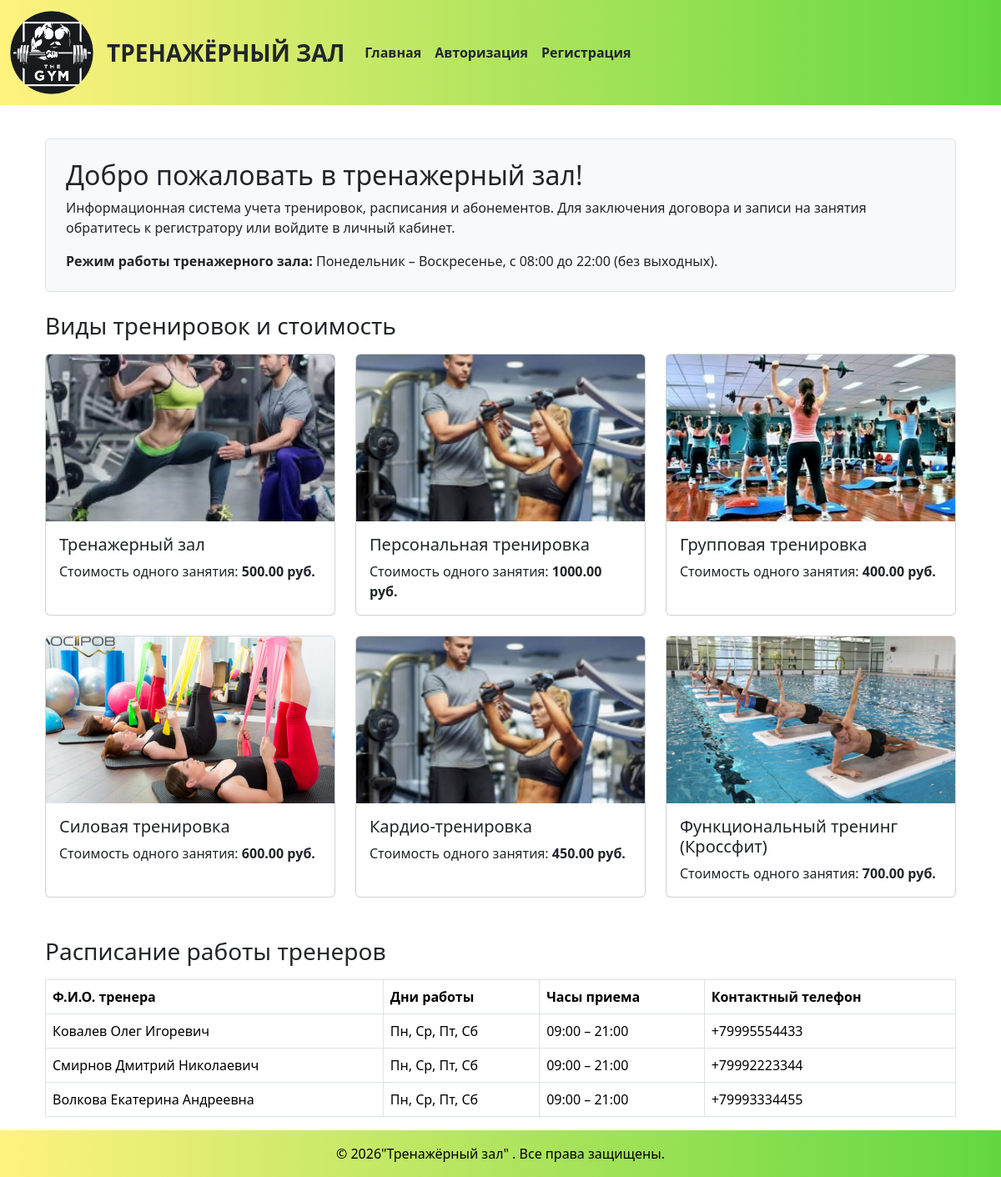
The page / on the database its author committed.
### tables this page shows
CREATE TABLE `workout_types` (
  `id` int(11) NOT NULL,
  `title` varchar(100) NOT NULL,
  `price` decimal(10,2) NOT NULL,
  `img` varchar(255) DEFAULT NULL,
  `price_factor` decimal(4,2) NOT NULL DEFAULT '0.30'
);

CREATE TABLE `user` (
  `id` int(11) NOT NULL,
  `fio` varchar(150) NOT NULL,
  `login` varchar(50) NOT NULL,
  `password` varchar(100) NOT NULL,
  `role` enum('директор','регистратор','бухгалтер','тренер','клиент') NOT NULL,
  `email` varchar(100) DEFAULT NULL,
  `phone` varchar(20) DEFAULT NULL
);

### index.php (the view, shortened to what this page needs)
<?php
include 'temp/head.php';
include 'temp/bd.php';
if(!empty($_SESSION['role'])){
    $role = $_SESSION['role'];
    if($role == 'клиент'){
        include 'temp/nav_client.php';
    }
    if($role == 'директор'){
        include 'temp/nav_manager.php';
    }
    if($role == 'регистратор'){
        include 'temp/nav_registrator.php';
    }
     if($role == 'бухгалтер'){
        include 'temp/nav_buhgaltera.php';
    }
    if($role == 'тренер'){
        include 'temp/nav_trenera.php';
    }
} else {
    include 'temp/nav.php';
}
?>
<div class="container mt-4">
    <div class="p-4 mb-4 bg-light border rounded">
        <h2>Добро пожаловать в тренажерный зал!</h2>
        <p>Информационная система учета тренировок, расписания и абонементов. Для заключения договора и записи на занятия обратитесь к регистратору или войдите в личный кабинет.</p>
        <p class="mb-0"><b>Режим работы тренажерного зала:</b> Понедельник – Воскресенье, с 08:00 до 22:00 (без выходных).</p>
    </div>
    <h3 class="mb-3">Виды тренировок и стоимость</h3>
    <div class="row">
        <?php
        $sql = "SELECT * FROM workout_types LIMIT 6";
        $res = mysqli_query($mysqli, $sql);
        while ($row = mysqli_fetch_assoc($res)) {
            $img = !empty($row['img']) ? $row['img'] : 'img/0.jpg';
            echo "
            <div class='col-md-4 mb-4'>
                <div class='card h-100'>
                    <img src='{$img}' class='card-img-top' alt='{$row['title']}' style='height: 200px; object-fit: cover;'>
                    <div class='card-body'>
                        <h5 class='card-title'>{$row['title']}</h5>
                        <p class='card-text'>Стоимость одного занятия: <b>{$row['price']} руб.</b></p>
                    </div>
                </div>
            </div>";
        }
        ?>
    </div>
    <h3 class="mt-4 mb-3">Расписание работы тренеров</h3>
    <table class="table table-bordered">
        <thead>
            <tr>
                <th>Ф.И.О. тренера</th>
                <th>Дни работы</th>
                <th>Часы приема</th>
                <th>Контактный телефон</th>
            </tr>
        </thead>
        <tbody>
            <?php
            $t_sql = "SELECT fio, phone FROM user WHERE role = 'тренер'";
            $t_res = mysqli_query($mysqli, $t_sql);
            while ($t_row = mysqli_fetch_assoc($t_res)) {
                echo "<tr>
                    <td>{$t_row['fio']}</td>
                    <td>Пн, Ср, Пт, Сб</td>
                    <td>09:00 – 21:00</td>
                    <td>{$t_row['phone']}</td>
                </tr>";
            }
            ?>
        </tbody>
    </table>
</div>
<?php include 'temp/footer.php'; ?>

### temp/head.php (shortened to what this page needs)
<!DOCTYPE html>
<html lang="ru">
<head>
    <link rel="stylesheet" href="css/bootstrap.css">
    <link rel="stylesheet" href="css/style.css">
</head>
<body>

### temp/nav.php (shortened to what this page needs)
<nav class="navbar navbar-expand-lg navbar-light" style="background: linear-gradient(90deg, rgba(255, 241, 112, 0.9), rgba(82, 211, 42, 0.9)) !important;">
  <div class="container-fluid">
    <a class="navbar-brand d-flex align-items-center text-dark fw-bold fs-3" href="index.php">
      <img src="img/999-cropped.png" alt="Логотип" width="100" height="100" class="d-inline-block align-text-top rounded-circle me-3" style="object-fit: cover;">
 ТРЕНАЖЁРНЫЙ ЗАЛ
    </a>
    <div class="collapse navbar-collapse" id="navbarSupportedContent">
      <ul class="navbar-nav me-auto mb-2 mb-lg-0">
        <li class="nav-item">
          <a class="nav-link active text-dark fw-semibold" aria-current="page" href="index.php">Главная</a>
        </li>
        <li class="nav-item">
          <a class="nav-link text-dark fw-semibold" href="formavto.php">Авторизация</a>
        </li>
        <li class="nav-item">
          <a class="nav-link text-dark fw-semibold" href="formreg.php">Регистрация</a>
        </li>
      </ul>
    </div>
  </div>
</nav>
<div class="container pt-3">

### temp/footer.php
</div>
<footer class="navbar navbar-expand-lg navbar-light" style="background: linear-gradient(90deg, rgba(255, 241, 112, 0.9), rgba(82, 211, 42, 0.9)) !important;">
    <div class="container d-flex justify-content-center align-items-center py-2">
        <p class="mb-0 text-black">&copy; <?php echo date('Y'); ?>"Тренажёрный зал" . Все права защищены.</p>
    </div>
</footer>
</body>
</html>

### css/style.css (style rules this page uses)
* { margin: 0; box-sizing: border-box; }

### rows shown on the page
workout_types: img (picture), title "Тренажерный зал", price "500.00"
workout_types: img (picture), title "Персональная тренировка", price "1000.00"
workout_types: img (picture), title "Групповая тренировка", price "400.00"
workout_types: img (picture), title "Силовая тренировка", price "600.00"
workout_types: img (picture), title "Кардио-тренировка", price "450.00"
workout_types: img (picture), title "Функциональный тренинг (Кроссфит)", price "700.00"
user: fio "Ковалев Олег Игоревич", phone "+79995554433"
user: fio "Смирнов Дмитрий Николаевич", phone "+79992223344"
user: fio "Волкова Екатерина Андреевна", phone "+79993334455"
